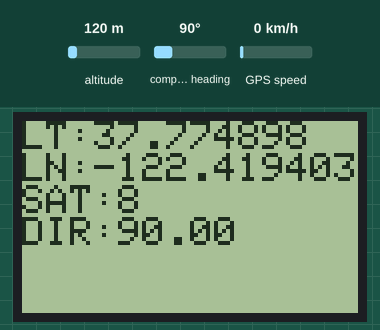
The program below on a simulated Arduino Mega 2560, built with avr-gcc and run on an emulated ATmega2560. On the bench: 84×48 one-colour display. Inputs (shaded band) come from the test bench; at power-on: compass heading 90°, altitude 120 m, GPS speed 0 km/h. The GPS gets a fix after 3 s at 37.7749, -122.4194 with 8 satellites; what the program prints to the serial monitor is not drawn.

Above: at 3.6 s.
3.7 s: compass heading set to 180°
At 4.9 s:
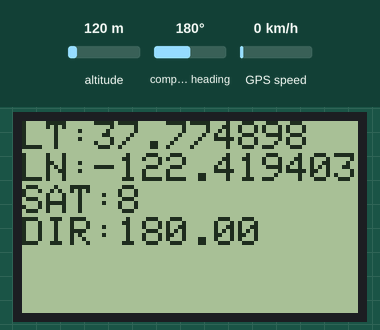
5.5 s: compass heading set to 7°
At 6.4 s:
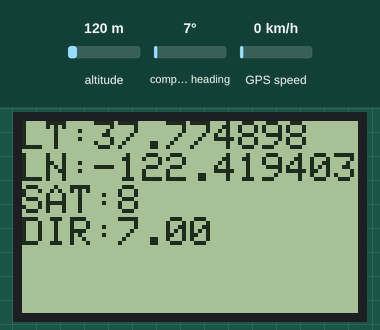
7.5 s: compass heading set to 269°
At 9.1 s:
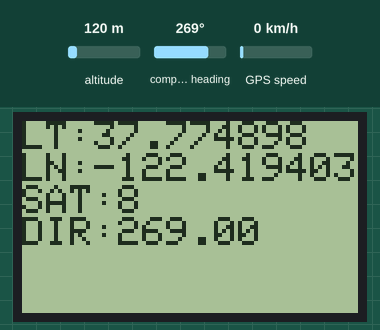
Timing chart, 0 to 10.6 s (numbered marks = the images above; inputs shaded):
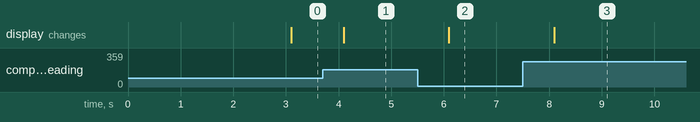

Measured:
- after the input at 3.7 s, the display: changes after 0.40 s (image 1)
- after the input at 5.5 s, the display: changes after 0.60 s (image 2)
- after the input at 7.5 s, the display: changes after 0.60 s (image 3)

The program:

main.cpp
```cpp
#include <Arduino.h>
#include <Wire.h>
#include <TinyGPS.h>

#include <SPI.h>
#include <Adafruit_GFX.h>
#include <Adafruit_PCD8544.h>

#define D_SCLK 8 // Serial clock out (SCLK)
#define D_DIN 9 // Serial data out (DIN)
#define D_DC 10 // Data/Command select (D/C)
#define D_CS 11 // LCD chip select (CS)
#define D_RST 12 // LCD reset (RST)

#define D_CONTRAST 45

TinyGPS gps;
float lat,lon;
Adafruit_PCD8544 display = Adafruit_PCD8544(D_DC, D_CS, D_RST);

void setup()
{
  Serial.begin(115200);
  Serial2.begin(9600);
  // Initial Display status
  display.begin();
  display.setContrast(D_CONTRAST);
  display.clearDisplay();
  display.setTextSize(1);
  display.setCursor(0,0);
  display.setTextColor(WHITE, BLACK); // 'inverted' text
  display.println("              ");
  display.println("   GPS Test   ");
  display.println("              ");
  display.setTextColor(BLACK);
  display.println();
  display.println("Waiting...");
  display.display();
  delay(1000);
  display.setTextSize(1);
  display.setTextColor(BLACK);
}

void loop()
{
  float flat, flon;
  unsigned long age;

  while(Serial2.available()) // check for gps data
  {
    if(gps.encode(Serial2.read()))// encode gps data
    {
      gps.f_get_position(&flat, &flon, &age);
    // display position
      display.clearDisplay();
      display.setTextSize(1);
      display.setTextColor(BLACK);
      display.setCursor(0,0);
      display.print("LT:");
      display.println(flat, 6);
      display.print("LN:");
      display.println(flon, 6);
      display.print("SAT:");
      display.println(gps.satellites() == TinyGPS::GPS_INVALID_SATELLITES ? 0 : gps.satellites());
      display.print("DIR:");
      display.println(gps.f_course() == TinyGPS::GPS_INVALID_F_ANGLE ? 0 : gps.f_course());
      display.display();
      Serial.print("LATTITUDE=");
      Serial.print(flat == TinyGPS::GPS_INVALID_F_ANGLE ? 0.0 : flat, 6);
      Serial.print(" LONGITUDE=");
      Serial.print(flon == TinyGPS::GPS_INVALID_F_ANGLE ? 0.0 : flon, 6);
      Serial.print(" SATS=");
      Serial.print(gps.satellites() == TinyGPS::GPS_INVALID_SATELLITES ? 0 : gps.satellites());
      Serial.print(" PRECISION=");
      Serial.print(gps.hdop() == TinyGPS::GPS_INVALID_HDOP ? 0 : gps.hdop());
      Serial.print(" ALTITUDE=");
      Serial.print(gps.f_altitude() == TinyGPS::GPS_INVALID_F_ALTITUDE ? 0 : gps.f_altitude());
      Serial.print(" COURSE=");
      Serial.print(gps.f_course() == TinyGPS::GPS_INVALID_F_ANGLE ? 0 : gps.f_course());
      Serial.print(" SPEED=");
      Serial.print(gps.f_speed_kmph() == TinyGPS::GPS_INVALID_F_SPEED ? 0 : gps.f_speed_kmph());
    }
  }

}
```
